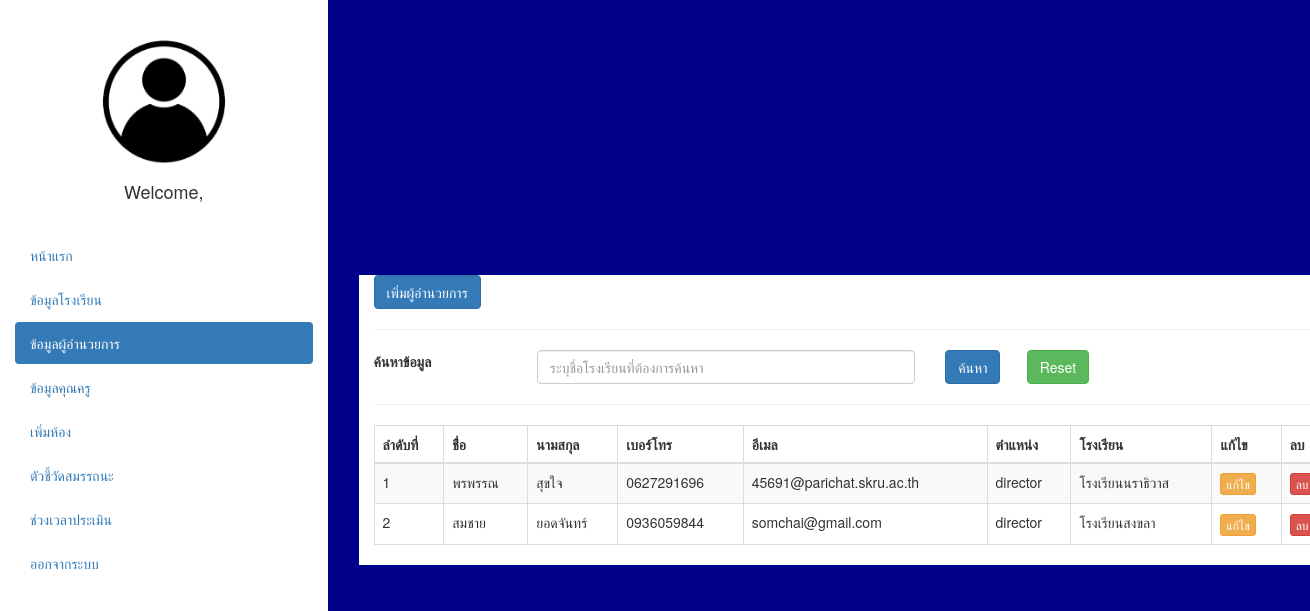
The app's page /binขยะ/director.php with its own data.
### tables this page shows
CREATE TABLE `users` (
  `id` int(10) UNSIGNED NOT NULL,
  `title` varchar(50) NOT NULL,
  `firstname` varchar(255) NOT NULL,
  `lastname` varchar(255) NOT NULL,
  `phone` varchar(200) NOT NULL,
  `email` varchar(255) NOT NULL,
  `password` varchar(255) NOT NULL,
  `urole` varchar(255) NOT NULL,
  `created_at` timestamp NOT NULL DEFAULT current_timestamp(),
  `school_id` int(11) UNSIGNED NOT NULL,
  `id_room` int(11) NOT NULL
);

CREATE TABLE `school` (
  `id` int(11) UNSIGNED NOT NULL,
  `schoolname` text NOT NULL,
  `schooladrees` text NOT NULL
);

### binขยะ/director.php (the view, shortened to what this page needs)
<?php
require_once "../../config/db.php";
?>
<!DOCTYPE html>
<html lang="en">
<head>
  <link rel="stylesheet" href="https://maxcdn.bootstrapcdn.com/bootstrap/3.4.1/css/bootstrap.min.css">
  <link rel="stylesheet" href="../../style.css" type="text/css" />
</head>
<body style="background-color: #00008B;">
  <div class="container-fluid">
    <div class="row content">
      <div class="col-sm-3 sidenav">
        <div align="center"><br>
          <img src="../../images/icon.jpg" height="150" class="img-circle" alt="Cinque Terre">
        </div>
        <div align="center">
          <h4 class="mt-4">Welcome, <?php echo $row['firstname'] . ' ' . $row['lastname'] . ' ' . $row['school_id'] ?></h4>
        </div><br>
        <ul class="nav nav-pills nav-stacked">
          <li><a href="../admin.php">หน้าแรก</a></li>
          <li><a href="../school.php">ข้อมูลโรงเรียน</a></li>
          <li class="active"><a href="director.php">ข้อมูลผู้อำนวยการ</a></li>
          <li><a href="../teacher/teacher.php">ข้อมูลคุณครู</a></li>
          <li><a href="../class/class.php">เพิ่มห้อง</a></li>
          <li><a href="../capacity/form.php">ตัวชี้วัดสมรรถนะ</a></li>
          <li><a href="../date/t_date.php">ช่วงเวลาประเมิน</a></li>
          <li><a href="../../index.php">ออกจากระบบ</a></li>
        </ul><br>
      </div><br>
      <div class="container">
        <div class=" col-sm-15 col-sm-offset-0">
          <button type="button" class="btn btn-primary btn-m" data-toggle="modal" data-target="#myModal">เพิ่มผู้อำนวยการ</button>
          <hr>
          <form action="director.php" method="get">
            <div class="mb-3 row">
              <label class="col-3 col-sm-2 col-form-label d-none d-sm-block">ค้นหาข้อมูล</label>
              <div class="col-7 col-sm-5">
                <input type="text" name="schoolname" required class="form-control" placeholder="ระบุชื่อโรงเรียนที่ต้องการค้นหา" value="<?php if (isset($_GET['schoolname'])) {
                                                                                                                                          echo $_GET['schoolname'];
                                                                                                                                        } ?>">
              </div>
              <div class="col-2 col-sm-1">
                <button type="submit" class="btn btn-primary">ค้นหา</button>
              </div>
              <div class="col-2 col-sm-1">
                <a href="director.php" class="btn btn-success">Reset</a>
              </div>
            </div>
          </form>
          <hr>
          <table class="table table-striped table-bordered table-hover">
            <thead>
              <tr>
                <th>ลำดับที่</th>
                <th>ชื่่อ</th>
                <th>นามสกุล</th>
                <th>เบอร์โทร</th>
                <th>อีเมล</th>
                <th>ตำแหน่ง</th>
                <th>โรงเรียน</th>
                <th>แก้ไข</th>
                <th width="10" scope="col">ลบ</th>
              </tr>
            </thead>
            <tbody>
              <?php
              $index = 1;
              $stmt = $conn->query("SELECT u.*, s.schoolname FROM users as u INNER JOIN school as s ON s.id = u.school_id  WHERE urole = 'director'");
              $stmt->execute();
              $result = $stmt->fetchAll();
              if (!$result) {
                echo "<tr><td> </td></tr>";
              } else {
                foreach ($result as $a) {
              ?>
                  <tr>
                    <td><?= $index++; ?></td>
                    <td><?= $a['firstname']; ?></td>
                    <td><?= $a['lastname']; ?></td>
                    <td><?= $a['phone']; ?></td>
                    <td><?= $a['email']; ?></td>
                    <td><?= $a['urole']; ?></td>
                    <td><?= $a['schoolname']; ?></td>
                    <td>
                      <a href="edit_director.php?id=<?= $a['id']; ?>" class="btn btn-warning btn-xs" data-toggle="modal" data-target="#myModal">แก้ไข</a>
                    <td><a href="?delete_id=<?php echo $a["id"]; ?>" class="btn btn-danger btn-xs">ลบ</a></td>
                    </td>
                  </tr>
              <?php  }
              } ?>
            </tbody>
          </table>
        </div>
      </div>
    </div>
  </div>
</body>
</html>

### style.css (style rules this page uses)
body { line-height: 22px; margin: 0; -webkit-font-smoothing: antialiased !important; }
.container { background-color: #FFFFFF; width: 980px; position: absolute; top: 25%; left: 35%; margin-top: -100px; margin-left: -100px; }
.row.content { height: 1500px }
.sidenav { background-color: #FFFFFF; height: 100%; }

### records on screen
users: firstname "พรพรรณ", lastname "สุขใจ", phone "0627291696", email "45691@parichat.skru.ac.th", urole "director", school.schoolname "โรงเรียนนราธิวาส"
users: firstname "สมชาย", lastname "ยอดจันทร์", phone "0936059844", email "somchai@gmail.com", urole "director", school.schoolname "โรงเรียนสงขลา"
